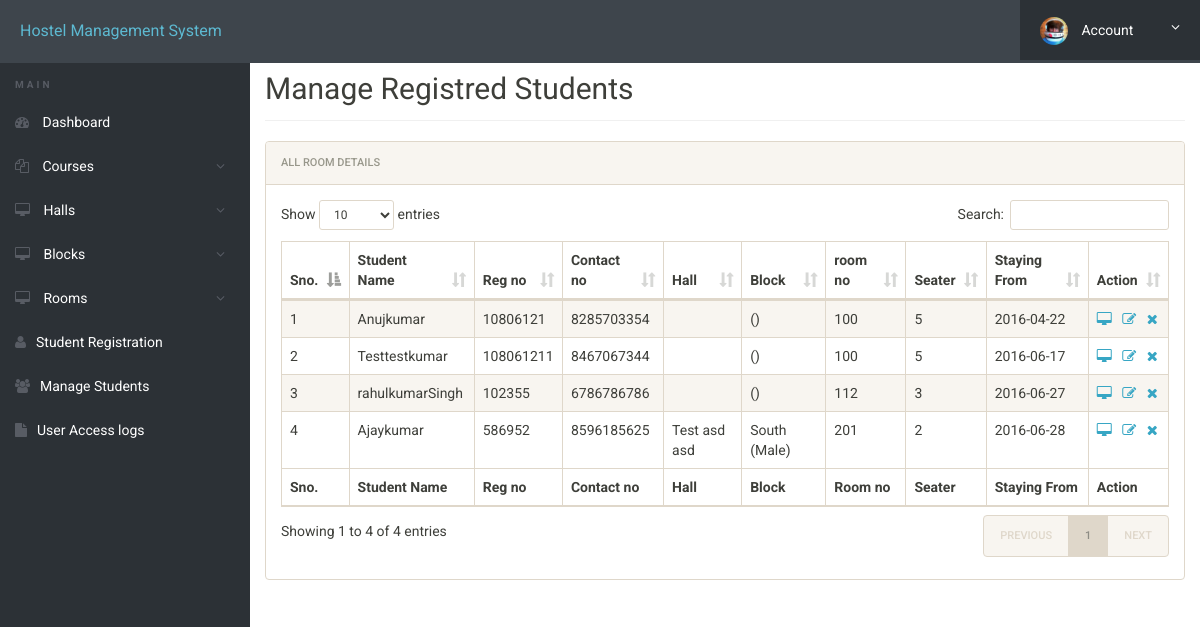
The app's page /admin/manage-students.php (signed in) with its own data.
### tables this page shows
CREATE TABLE `registration` (
  `id` int(11) NOT NULL,
  `hall_id` int(11) DEFAULT NULL,
  `block_id` int(11) DEFAULT NULL,
  `roomno` int(11) DEFAULT NULL,
  `seater` int(11) DEFAULT NULL,
  `feespm` int(11) DEFAULT NULL,
  `foodstatus` int(11) DEFAULT NULL,
  `stayfrom` date DEFAULT NULL,
  `duration` int(11) DEFAULT NULL,
  `course` varchar(500) DEFAULT NULL,
  `regno` int(11) DEFAULT NULL,
  `firstName` varchar(500) DEFAULT NULL,
  `middleName` varchar(500) DEFAULT NULL,
  `lastName` varchar(500) DEFAULT NULL,
  `gender` varchar(250) DEFAULT NULL,
  `contactno` bigint(11) DEFAULT NULL,
  `emailid` varchar(500) DEFAULT NULL,
  `profile_picture` varchar(255) DEFAULT NULL,
  `egycontactno` bigint(11) DEFAULT NULL,
  `guardianName` varchar(500) DEFAULT NULL,
  `guardianRelation` varchar(500) DEFAULT NULL,
  `guardianContactno` bigint(11) DEFAULT NULL,
  `corresAddress` varchar(500) DEFAULT NULL,
  `corresCIty` varchar(500) DEFAULT NULL,
  `corresState` varchar(500) DEFAULT NULL,
  `corresPincode` int(11) DEFAULT NULL,
  `pmntAddress` varchar(500) DEFAULT NULL,
  `pmntCity` varchar(500) DEFAULT NULL,
  `pmnatetState` varchar(500) DEFAULT NULL,
  `pmntPincode` int(11) DEFAULT NULL,
  `postingDate` timestamp NULL DEFAULT current_timestamp(),
  `updationDate` varchar(500) DEFAULT NULL,
  `corresDistrict` varchar(500) DEFAULT NULL,
  `pmnatetDistrict` varchar(500) DEFAULT NULL
);

CREATE TABLE `halls` (
  `id` int(11) NOT NULL,
  `hall_name` varchar(255) DEFAULT NULL,
  `created_at` timestamp NOT NULL DEFAULT current_timestamp()
);

CREATE TABLE `blocks` (
  `id` int(11) NOT NULL,
  `block_type` varchar(255) DEFAULT NULL,
  `block_name` varchar(255) DEFAULT NULL,
  `created_at` timestamp NOT NULL DEFAULT current_timestamp()
);

### admin/manage-students.php (the view, shortened to what this page needs)
<?php
include('includes/config.php');
?>
<!doctype html>
<html lang="en" class="no-js">
<head>
	<link rel="stylesheet" href="css/font-awesome.min.css">
	<link rel="stylesheet" href="css/bootstrap.min.css">
	<link rel="stylesheet" href="css/dataTables.bootstrap.min.css">
	<link rel="stylesheet" href="css/bootstrap-social.css">
	<link rel="stylesheet" href="css/bootstrap-select.css">
	<link rel="stylesheet" href="css/fileinput.min.css">
	<link rel="stylesheet" href="css/awesome-bootstrap-checkbox.css">
	<link rel="stylesheet" href="css/style.css">
</head>
<body>
	<?php include('includes/header.php'); ?>
	<div class="ts-main-content">
		<?php include('includes/sidebar.php'); ?>
		<div class="content-wrapper">
			<div class="container-fluid">
				<div class="row">
					<div class="col-md-12">
						<h2 class="page-title" style="margin-top:4%">Manage Registred Students</h2>
						<div class="panel panel-default">
							<div class="panel-heading">All Room Details</div>
							<div class="panel-body">
								<table id="zctb" class="display table table-striped table-bordered table-hover" cellspacing="0" width="100%">
									<thead>
										<tr>
											<th>Sno.</th>
											<th>Student Name</th>
											<th>Reg no</th>
											<th>Contact no </th>
											<th>Hall </th>
											<th>Block </th>
											<th>room no </th>
											<th>Seater </th>
											<th>Staying From </th>
											<th>Action</th>
										</tr>
									</thead>
									<tfoot>
										<tr>
											<th>Sno.</th>
											<th>Student Name</th>
											<th>Reg no</th>
											<th>Contact no </th>
											<th>Hall </th>
											<th>Block </th>
											<th>Room no </th>
											<th>Seater </th>
											<th>Staying From </th>
											<th>Action</th>
										</tr>
									</tfoot>
									<tbody>
										<?php
										$ret = "
											select registration.*, halls.hall_name, block.block_type, block.block_name
											From registration
											LEFT JOIN halls ON registration.hall_id = halls.id
											LEFT JOIN blocks AS block ON registration.block_id = block.id
										";
										$stmt = $mysqli->prepare($ret);
										$stmt->execute();
										$res = $stmt->get_result();
										$cnt = 1;
										while ($row = $res->fetch_object()) {
										?>
											<tr>
												<td><?php echo $cnt;; ?></td>
												<td><?php echo $row->firstName; ?><?php echo $row->middleName; ?><?php echo $row->lastName; ?></td>
												<td><?php echo $row->regno; ?></td>
												<td><?php echo $row->contactno; ?></td>
												<td><?php echo $row->hall_name; ?></td>
												<td><?php echo $row->block_name . " (" . $row->block_type . ")"; ?></td>
												<td><?php echo $row->roomno; ?></td>
												<td><?php echo $row->seater; ?></td>
												<td><?php echo $row->stayfrom; ?></td>
												<td>
													<a href="javascript:void(0);"
														onClick="popUpWindow('http://localhost/hostel/admin/full-profile.php?id=<?php echo $row->id; ?>');"
														title="View Full Details"><i
															class="fa fa-desktop"></i></a>&nbsp;&nbsp;
													<a href="edit-student.php?id=<?php echo $row->id; ?>"
														title="Edit Record"><i class="fa fa-edit"></i></a>&nbsp;&nbsp;
													<a href="manage-students.php?del=<?php echo $row->id; ?>"
														title="Delete Record"
														onclick="return confirm('Do you want to delete?');"><i
															class="fa fa-close"></i></a>
												</td>
											</tr>
										<?php
											$cnt = $cnt + 1;
										} ?>
									</tbody>
								</table>
							</div>
						</div>
					</div>
				</div>
			</div>
		</div>
	</div>
</body>
</html>

### css/style.css (style rules this page uses)
html { font-size: 14px; }
@media only screen and (min-width: 480px) { html { font-size: 17px; } }
@media only screen and (min-width: 768px) { html { font-size: 14px; } }
body { font-size: 1em; }
a { color: #37a6c4; }
.panel { overflow: hidden; }
.page-title { padding-bottom: 15px; margin-bottom: 20px; border-bottom: 1px solid #f0f0f0; }
.ts-main-content .content-wrapper { padding-top: 15px; margin-top: 20px; }
@media only screen and (min-width: 992px) { .ts-main-content .content-wrapper { margin-left: 250px; } }

### records on screen
registration: firstName "Anuj", lastName "kumar", regno "10806121", contactno "8285703354", roomno "100", seater "5", stayfrom "2016-04-22"
registration: firstName "Test", middleName "test", lastName "kumar", regno "108061211", contactno "8467067344", roomno "100", seater "5", stayfrom "2016-06-17"
registration: firstName "rahul", middleName "kumar", lastName "Singh", regno "102355", contactno "6786786786", roomno "112", seater "3", stayfrom "2016-06-27"
registration: firstName "Ajay", lastName "kumar", regno "586952", contactno "8596185625", hall.hall_name "Test asd asd", block.block_name "South", block.block_type "Male", roomno "201", seater "2", stayfrom "2016-06-28"
